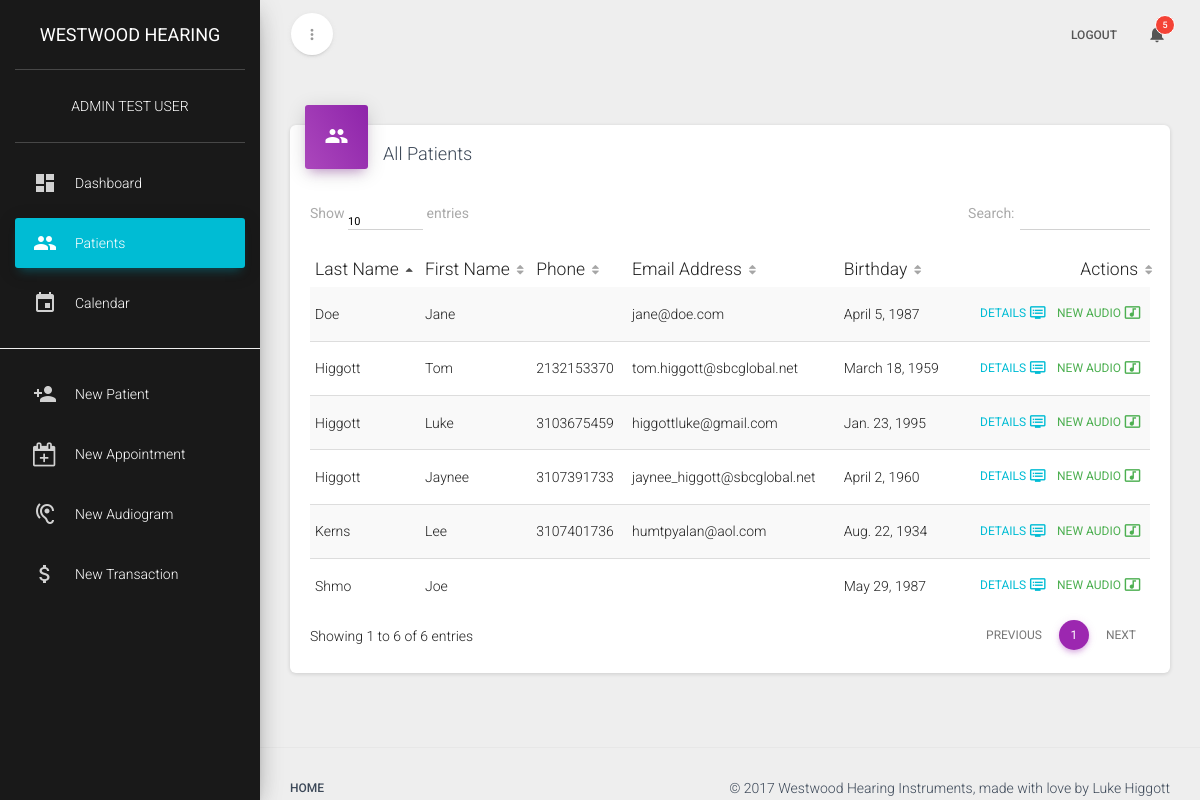
The app's page /patients/ (signed in), older data.
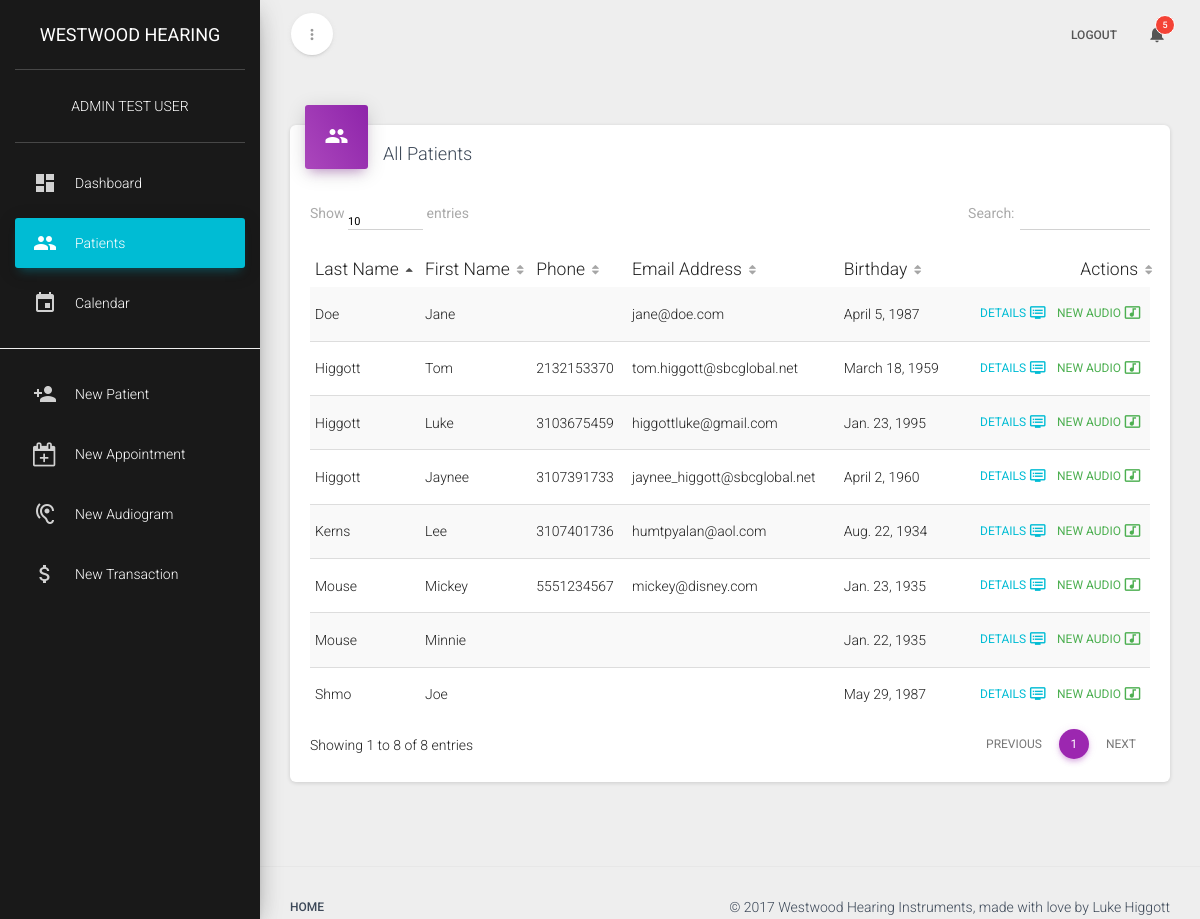
The same page, newer data.
### OMS/models.py (models this page shows, shortened)
class Patient(models.Model):
	fname = models.CharField('First Name', max_length=30, blank=True)
	lname = models.CharField('Last Name', max_length=30, blank=True)
	gender = models.CharField('Gender', max_length=1, choices=GENDER_CHOICES, default='')
	phone = models.CharField('Phone Number', max_length=10, blank=True)
	email = models.EmailField('Email Address', blank=True)
	street = models.TextField('Street Address', blank=True)
	city = models.TextField('City', blank=True)
	state = models.CharField('State', max_length=2, blank=True)
	zipcode = models.IntegerField('Zip Code', blank=True, null=True)
	notes = models.TextField('Notes', blank=True)
	createdate = models.DateTimeField('Became a patient on', auto_now_add=True)
	birthday = models.DateField('Birthday', blank=True)

### OMS/views.py (the view)
# urls.py: url(r'^patients/$', views.patient_list, name='patient-list'),
@login_required
def patient_list(request):
	patients = Patient.objects.all().order_by('createdate')
	return render(request, 'OMS/patient_list.html', {'patients': patients})

### OMS/templates/OMS/patient_list.html (shortened to what this page needs)
{% extends 'OMS/base.html' %}
{% block content %}
<div class="row">
  <div class="col-md-12">
    <div class="card">
      <div class="card-header card-header-icon" data-background-color="purple">
        <i class="material-icons">people</i>
      </div>
      <div class="card-content">
        <h4 class="card-title">All Patients</h4>
        <div class="material-datatables">
          <div id="datatables_wrapper" class="dataTables_wrapper form-inline dt-bootstrap">
            <table id="datatables" class="table table-striped table-no-bordered table-hover dataTable dtr-inline" style="width: 100%;" role="grid" aria-describedby="datatables_info" width="100%" cellspacing="0">
              <thead>
                <tr role="row">
                  <th>Last Name</th>
                  <th>First Name</th>
                  <th class="hidden-xs hidden-sm">Phone</th>
                  <th class="hidden-xs hidden-sm">Email Address</th>
                  <th class="hidden-xs hidden-sm">Birthday</th>
                  <th class="text-right">Actions</th>
                </tr>
              </thead>
              <tbody>
                {% for patient in patients %}
                <tr>
                  <td>{{ patient.lname }}</td>
                  <td>{{ patient.fname }}</td>
                  <td class="hidden-xs hidden-sm">{{ patient.phone }}</td>
                  <td class="hidden-xs hidden-sm">{{ patient.email }}</td>
                  <td class="hidden-xs hidden-sm">{{ patient.birthday }}</td>
                  <td class="text-right">
                    <a href="/patient/{{ patient.id }}" class="btn btn-simple btn-info btn-icon edit">DETAILS <i class="material-icons">dvr</i></a>
                    <a href="/audiogram/new/{{ patient.id }}" class="btn btn-simple btn-success btn-icon edit">NEW AUDIO <i class="material-icons">music_video</i></a>
                  </td>
                </tr>
                {% endfor %}
              </tbody>
            </table>
          </div>
        </div>
      </div>
    </div>
  </div>
</div>
{% endblock %}

### OMS/templates/OMS/base.html (shortened to what this page needs)
<!doctype html>
<html class="perfect-scrollbar-off" lang="en">
<head>
  {% load staticfiles %}
  <link href="{% static 'css/bootstrap.min.css' %}" rel="stylesheet" />
  <link href="{% static 'css/material-dashboard.css' %}" rel="stylesheet" />
  <link href="{% static 'css/style.css' %}" rel="stylesheet" />
  <link href="http://maxcdn.bootstrapcdn.com/font-awesome/latest/css/font-awesome.min.css" rel="stylesheet">
</head>
<body class="">
  <div class="wrapper">
    <div class="sidebar" data-active-color="blue" data-background-color="black">
      <div class="logo">
        <a href="/" class="simple-text">
          Westwood Hearing
        </a>
      </div>
      <div class="sidebar-wrapper">
        <div class="user">
          <div class="info">
            <a href="#">{{ request.user.get_full_name|upper }}</a>
          </div>
        </div>
        <ul class="nav">
          <li>
            <a href="/">
              <i class="material-icons">dashboard</i>
              <p>Dashboard</p>
            </a>
          </li>
          <li>
            <a href="/patients/">
              <i class="material-icons">people</i>
              <p>Patients</p>
            </a>
          </li>
          <li>
            <a href="/calendar/">
              <i class="material-icons">event</i>
              <p>Calendar</p>
            </a>
          </li>
          <hr />
          <li>
            <a href="/patient/new/">
              <i class="material-icons">person_add</i>
              <p>New Patient</p>
            </a>
          </li>
          <li>
            <a href="/appointment/new/">
              <i class="fa fa-calendar-plus-o"></i>
              <p>New Appointment</p>
            </a>
          </li>
          <li>
            <a href="/audiogram/new/">
              <i class="material-icons">hearing</i>
              <p>New Audiogram</p>
            </a>
          </li>
          <li>
            <a href="/trans/new/">
              <i class="material-icons">attach_money</i>
              <p>New Transaction</p>
            </a>
          </li>
        </ul>
      </div>
    </div>
    <div class="main-panel">
      <nav class="navbar navbar-transparent navbar-absolute">
        <div class="container-fluid">
          <div class="navbar-minimize">
            <button id="minimizeSidebar" class="btn btn-round btn-white btn-fill btn-just-icon">
              <i class="material-icons visible-on-sidebar-regular">more_vert</i>
            </button>
          </div>
          <div class="collapse navbar-collapse">
            <ul class="nav navbar-nav navbar-right">
              <li>
                <a href="/logout/">Logout</a>
              </li>
              <li class="dropdown">
                <a href="#" class="dropdown-toggle" data-toggle="dropdown">
                  <i class="material-icons">notifications</i>
                  <span class="notification">5</span>
                </a>
              </li>
            </ul>
          </div>
        </div>
      </nav>
      <div class="content">
        <div class="container-fluid">
          {% block content %} {% endblock %}
        </div>
      </div>
      <footer class="footer">
        <div class="container-fluid">
          <nav class="pull-left">
            <ul>
              <li>
                <a href="/">
                  Home
                </a>
              </li>
            </ul>
          </nav>
          <p class="copyright pull-right">
            &copy;
             Westwood Hearing Instruments, made with love by Luke Higgott
          </p>
        </div>
      </footer>
    </div>
  </div>
</body>
</html>

Row changes from the older to the newer data that the page shows:
added Patient: lname "Mouse", fname "Mickey", phone "5551234567", email "mickey@disney.com", birthday "Jan. 23, 1935"
added Patient: lname "Mouse", fname "Minnie", birthday "Jan. 22, 1935"
Text that changed along with them:
text written by a page script: "Show entries Search: Showing 1 to 6 of 6 entries PREVIOUS 1 NEXT" → "Show entries Search: Showing 1 to 8 of 8 entries PREVIOUS 1 NEXT"
